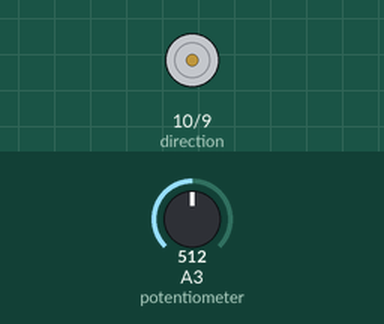
Bench run of a sketch on a simulated Arduino Uno, built with avr-gcc and run on an emulated ATmega328P. Shown: direction and speed pins drawn as motors (green arrow = direction pin HIGH = forward, orange = LOW = backward, longer = more drive). The inputs (shaded band) are chosen by the test bench; at power-on: A3 (potentiometer) = 512.

Above: at 1.2 s.
1.3 s: A3 (potentiometer) set to 716
At 2.4 s:
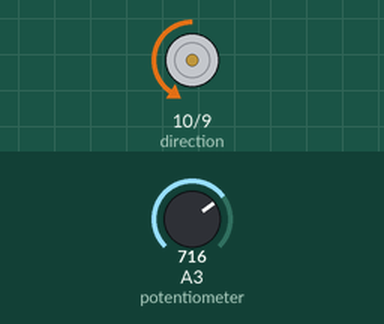
2.8 s: A3 (potentiometer) set to 900
At 3.5 s:
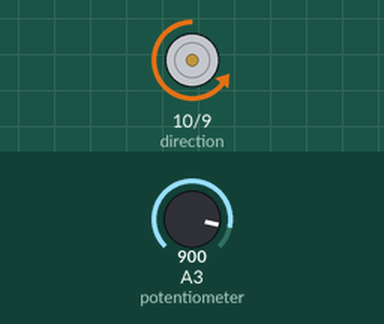
4.3 s: A3 (potentiometer) set to 306
At 4.7 s:
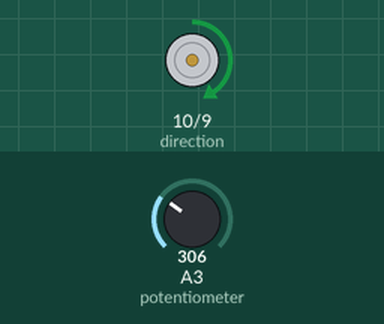
5.8 s: A3 (potentiometer) set to 245
At 7.0 s:
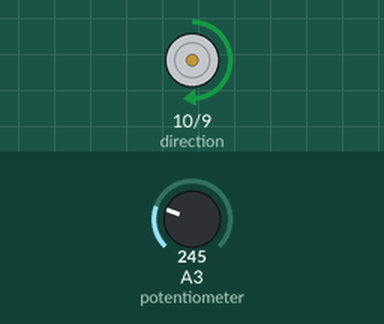
7.3 s: A3 (potentiometer) set to 122
At 8.1 s:
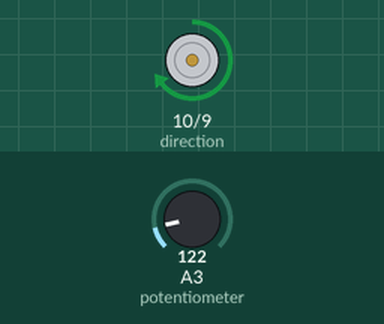
Timing chart, 0 to 9.8 s (numbered marks = the images above; inputs shaded):
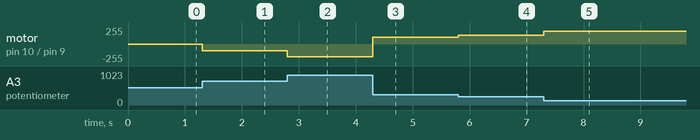

Measured:
- after the input at 1.3 s, motor on pin 10 (direction) / pin 9 (speed): stopped → backward 102/255 at once
- after the input at 2.8 s, motor on pin 10 (direction) / pin 9 (speed): backward 102/255 → backward 194/255 at once
- after the input at 4.3 s, motor on pin 10 (direction) / pin 9 (speed): backward 194/255 → forward 102/255 at once
- after the input at 5.8 s, motor on pin 10 (direction) / pin 9 (speed): forward 102/255 → forward 133/255 at once
- after the input at 7.3 s, motor on pin 10 (direction) / pin 9 (speed): forward 133/255 → forward 194/255 at once

The sketch:

motor_driver.ino
```cpp
// (licence header left out)
const int speed = 9;
const int direction = 10;
const int potentiometer = A3;
const int hysteresis = 2;
int dir = LOW;

void setup(void)
{
  pinMode(speed,OUTPUT);
  pinMode(direction,OUTPUT);
  analogWrite(speed,0);
  digitalWrite(direction,dir);
}

void loop(void)
{
  // Measure the input voltage (speed).
  int spd = analogRead(potentiometer);
  spd /= 2; // Bring spd in range 0-511.
  // Use most significant bit for direction.
  if (spd>255)
  {
    spd -= 256; // Bring spd in range 0-255.
    if (spd>hysteresis && dir==HIGH)
    {
      dir = LOW; // Change direction.
    }
  }
  else
  {
    spd = 255 - spd; // Bring spd in range 255-0.
    if (spd>hysteresis && dir==LOW)
    {
      dir = HIGH; // Change direction.
    }
  }
  if (spd<hysteresis)
  {
    spd = 0; // Create a dead zone.
  }
  digitalWrite(direction,dir);
  analogWrite(speed,spd);
}
```
